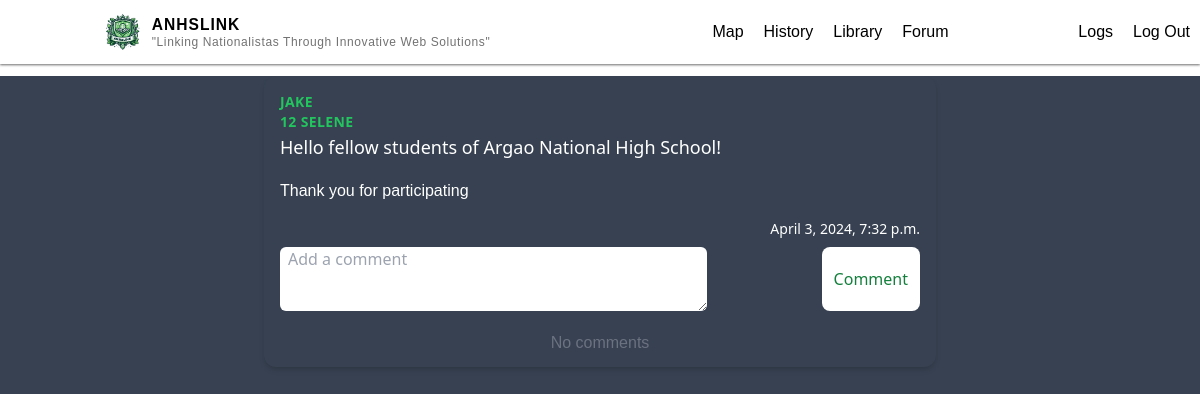
The page /forum/79/ (signed in) on the database its author committed.
### main/models.py (models this page shows, shortened)
class Forum (models.Model):
    author = models.ForeignKey(Profile, on_delete=models.CASCADE, related_name="author")
    title = models.CharField(max_length=200, default="")
    description = models.CharField(max_length=400, default="",blank=True)
    uploaded_at = models.DateTimeField(auto_now_add=True)
    likes = models.ManyToManyField(User, related_name ='liked_comments')
    dislikes = models.ManyToManyField(User,related_name ='disliked_comments')

### authentication/models.py (models this page shows, shortened)
class Profile(models.Model):
    user = models.OneToOneField(User, on_delete=models.CASCADE, related_name="profile")
    grade = models.IntegerField(null=True)
    section = models.CharField(default='Selene', max_length=20)
    email = models.EmailField(default="haha@gmail.com")

### main/views.py (the view)
# urls.py: path("forum/<int:id>/", views.forum_comment, name="forum_comment"),
@login_required(login_url="/login")
def forum_comment(request, id):
    forums = Forum.objects.filter(id=id)
    return render(request,"main/forum_about.html",{"forums":forums})

### main/templates/main/forum_about.html (shortened to what this page needs)
{% extends "main/base.html" %} {% load static %} {% block body %}
{% for forum in forums%}
<div class="bg-gray-700 min-h-screen h-auto">
  <div
    class="max-w-md mx-auto bg-gray-700 rounded-xl shadow-md overflow-hidden md:max-w-2xl m-3"
  >
    <div class="md:flex">
      <div class="p-4 bg-gray-700 text-white w-full">
        <div
          class="uppercase tracking-wide text-sm font-semibold author text-green-500"
        >
          {{forum.author.user.username}}
        </div>
        <div
          class="uppercase tracking-wide text-sm font-semibold author text-green-500"
        >
          {{ forum.author.grade}} {{ forum.author.section }}
        </div>
        <a
          href="#"
          class="block mt-1 mb-5 text-lg leading-tight font-medium text-white hover:underline"
          >{{forum.title}}</a
        >
        <p class="mt-2 text-white">{{forum.description}}</p>
      </div>
    </div>
    <div class="px-4 flex justify-between rounded-b-xl">
      <span class="text-sm text-gray-600 flex items-center text-white"
        >{{forum.uploaded_at}}</span
      >
    </div>
    <div>
      <form
        method="POST"
        class="form px-4 py-2 bg-gray-700 flex justify-between"
        action="{% url 'comment'  %}"
      >
        <textarea
          required
          name="text"
          type="text"
          placeholder="Add a comment"
          class="rounded-md px-2 text-left w-2/3 h-16"
          maxlength="400"
        ></textarea>
        <button
          type="submit"
          class="text-green-700 bg-white px-3 rounded-lg submitBTN"
        >
          Comment
        </button>
      </form>
    </div>
    {% for comment in forum.comments.all %}
    <div
      class="bg-gray-700 rounded-xl shadow-md overflow-hidden md:max-w-2xl m-3"
    >
      <div class="">
        <div class="">
          <div class="flex bg-white">
            <div class="p-4">
              <div
                class="uppercase tracking-wide text-sm text-blue-500 font-semibold author"
              >
                {{comment.author.user.username}}
              </div>
              <div
                class="uppercase tracking-wide text-sm text-blue-500 font-semibold author"
              >
                {{comment.author.grade}} {{comment.author.section}}
              </div>
              <div class="mt-2 text-gray-800 size-fit">
                {{comment.text|linebreaksbr}}
              </div>
            </div>
          </div>
          <div class="px-4 py-2 bg-gray-200 text-right rounded-b-xl">
            <span class="text-sm text-gray-800">{{comment.uploaded_at}}</span>
          </div>
        </div>
        {% for reply in comment.replies.all %}
        <div class="overflow-x-auto ml-8">
          <div
            class="max-w-md mx-auto bg-white rounded-xl shadow-md overflow-hidden md:max-w-2xl m-3"
          >
            <div class="md:flex">
              <div class="p-4">
                <div
                  class="uppercase tracking-wide text-sm text-purple-500 font-semibold author"
                >
                  {{reply.author.user.username}}
                </div>
                <div
                  class="uppercase tracking-wide text-sm text-purple-500 font-semibold author"
                >
                  {{reply.author.grade}} {{reply.author.section}}
                </div>
                <div class="mt-4 text-gray-800 size-fit">
                  {{ reply.text|linebreaksbr }}
                </div>
              </div>
            </div>
            <div class="px-4 py-2 bg-gray-200 text-right">
              <span class="text-sm text-gray-800">{{reply.uploaded_at}}</span>
            </div>
          </div>
        </div>
        {% empty %} {% endfor %}
        <div>
          <form
            method="POST"
            class="form px-4 py-2 bg-gray-700 flex justify-between"
            action="{% url 'reply'  %}"
          >
            {% csrf_token %}
            <textarea
              required
              name="text"
              type="text"
              placeholder="Add a comment"
              class="w-2/3 rounded-md px-4 text-left"
              maxlength="400"
            ></textarea>
            <input name="comment_id" value="{{comment.id}}" hidden />
            <input name="fid" value="{{forum.id}}" hidden />
            <button
              type="submit"
              class="text-white bg-gray-700 px-3 rounded-lg submitBTN"
            >
              Comment
            </button>
          </form>
        </div>
      </div>
      <!--
        <div>
          <form method="POST" class="px-4 py-2 bg-green-200 flex justify-between" action="{% url 'reply'  %}">
            {% csrf_token %}
            <textarea name="text" type="text" placeholder="Add a comment" class="rounded-md px-4 text-left "></textarea>
            <input name="comment_id" value="{{reply.id}}" hidden>
            <input name="fid" value="{{forum.id}}" hidden>
            <button type="submit" class="text-green-700 bg-green-300 px-3 rounded-lg">Comment</button>
          </form>
        </div>
  !-->
    </div>
    {%empty%}
    <p class="m-3 text-center text-gray-500">No comments</p>
    {% endfor%}
  </div>
  {% endfor %}
  {% endblock %}

### authentication/static/css/main.css (style rules this page uses)
html, :host { line-height: 1.5; -webkit-text-size-adjust: 100%; -moz-tab-size: 4; -o-tab-size: 4; tab-size: 4; font-family: ui-sans-serif, system-ui, sans-serif, "Apple Color Emoji", "Segoe UI Emoji", "Segoe UI Symbol", "Noto Color Emoji"; font-feature-settings: normal; font-variation-settings: normal; -webkit-tap-highlight-color: transparent; }
body { margin: 0; line-height: inherit; }
a { color: inherit; text-decoration: inherit; }
button, input, optgroup, select, textarea { font-family: inherit; font-feature-settings: inherit; font-variation-settings: inherit; font-size: 100%; font-weight: inherit; line-height: inherit; color: inherit; margin: 0; padding: 0; }
button, select { text-transform: none; }
button, [type='button'], [type='reset'], [type='submit'] { -webkit-appearance: button; background-color: transparent; background-image: none; }
blockquote, dl, dd, h1, h2, h3, h4, h5, h6, hr, figure, p, pre { margin: 0; }
textarea { resize: vertical; }
input::placeholder, textarea::placeholder { opacity: 1; color: #9ca3af; }
button, [role="button"] { cursor: pointer; }
.m-3 { margin: 0.75rem; }
.mx-auto { margin-left: auto; margin-right: auto; }
.mb-5 { margin-bottom: 1.25rem; }
.mt-1 { margin-top: 0.25rem; }
.mt-2 { margin-top: 0.5rem; }
.block { display: block; }
.flex { display: flex; }
.h-16 { height: 4rem; }
.h-auto { height: auto; }
.min-h-screen { min-height: 100vh; }
.w-2\/3 { width: 66.666667%; }
.w-full { width: 100%; }
.max-w-md { max-width: 28rem; }
.items-center { align-items: center; }
.justify-between { justify-content: space-between; }
.overflow-hidden { overflow: hidden; }
.rounded-lg { border-radius: 0.5rem; }
.rounded-md { border-radius: 0.375rem; }
.rounded-xl { border-radius: 0.75rem; }
.rounded-b-xl { border-bottom-right-radius: 0.75rem; border-bottom-left-radius: 0.75rem; }
.bg-gray-700 { --tw-bg-opacity: 1; background-color: rgb(55 65 81 / var(--tw-bg-opacity)); }
.bg-white { --tw-bg-opacity: 1; background-color: rgb(255 255 255 / var(--tw-bg-opacity)); }
.p-4 { padding: 1rem; }
.px-2 { padding-left: 0.5rem; padding-right: 0.5rem; }
.px-3 { padding-left: 0.75rem; padding-right: 0.75rem; }
.px-4 { padding-left: 1rem; padding-right: 1rem; }
.py-2 { padding-top: 0.5rem; padding-bottom: 0.5rem; }
.text-left { text-align: left; }
.text-center { text-align: center; }
.text-lg { font-size: 1.125rem; line-height: 1.75rem; }
.text-sm { font-size: 0.875rem; line-height: 1.25rem; }
.font-medium { font-weight: 500; }
.font-semibold { font-weight: 600; }
.uppercase { text-transform: uppercase; }
.leading-tight { line-height: 1.25; }
.tracking-wide { letter-spacing: 0.025em; }
.text-gray-500 { --tw-text-opacity: 1; color: rgb(107 114 128 / var(--tw-text-opacity)); }
.text-gray-600 { --tw-text-opacity: 1; color: rgb(75 85 99 / var(--tw-text-opacity)); }
.text-green-500 { --tw-text-opacity: 1; color: rgb(34 197 94 / var(--tw-text-opacity)); }
.text-green-700 { --tw-text-opacity: 1; color: rgb(21 128 61 / var(--tw-text-opacity)); }
.text-white { --tw-text-opacity: 1; color: rgb(255 255 255 / var(--tw-text-opacity)); }
.shadow-md { --tw-shadow: 0 4px 6px -1px rgb(0 0 0 / 0.1), 0 2px 4px -2px rgb(0 0 0 / 0.1); --tw-shadow-colored: 0 4px 6px -1px var(--tw-shadow-color), 0 2px 4px -2px var(--tw-shadow-color); box-shadow: var(--tw-ring-offset-shadow, 0 0 #0000), var(--tw-ring-shadow, 0 0 #0000), var(--tw-shadow); }
@media (min-width: 768px) { .md\:flex { display: flex; } }
@media (min-width: 768px) { .md\:max-w-2xl { max-width: 42rem; } }

### authentication/static/styles/styles.css (style rules this page uses)
body { margin: 0; padding: 0; }
a { text-decoration: none; }
p { font-family: sans-serif; }

### rows shown on the page
Forum: author.user.username "JAKE", author.grade "12", author.section "SELENE", title "Hello fellow students of Argao National High School!", description "Thank you for participating", uploaded_at "April 3, 2024, 7:32 p.m."
